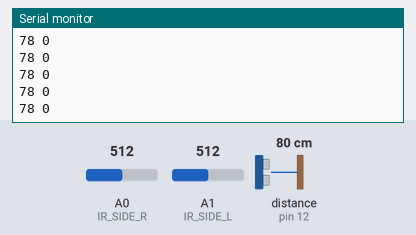
Bench run of a sketch on a simulated Arduino Uno, built with avr-gcc and run on an emulated ATmega328P. Shown: the last lines printed to the serial monitor. Wiring (inferred from the names in the program): ultrasonic range finder: trigger pin 12; echo pin 12. Inputs (shaded band) come from the test bench; at power-on: distance to the obstacle (sensor on pin 12) 80 cm, A0 (IR_SIDE_R) = 512, A1 (IR_SIDE_L) = 512. The echo pulse lasts 58.3 µs per cm.

Above: at 3.2 s.
3.3 s: distance to the obstacle (sensor on pin 12) set to 120 cm
At 4.4 s:
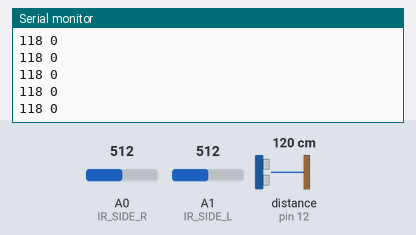
6.3 s: distance to the obstacle (sensor on pin 12) set to 2 cm
At 6.9 s:
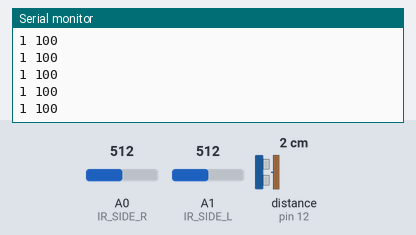
Timing chart, 0 to 9.3 s (numbered marks = the images above; inputs shaded):
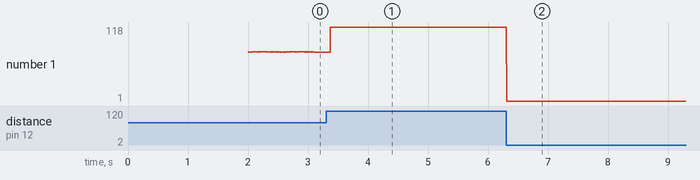

Measured:
- after the input at 3.3 s, the serial monitor: prints a new line after 0.07 s (image 1)
- after the input at 6.3 s, the serial monitor: prints a new line at once (image 2)
- plotted number 1: 78 → 118 after the input at 3.3 s, 118 → 1 after the input at 6.3 s

The sketch:

turning_test.ino
```cpp
#include "MeOrion.h"
#define ULTRASONIC_SENSOR 12
#define TIMEOUT 30000
#define IR_SIDE_L A1
#define IR_SIDE_R A0

int count = 0, timer = 0;
double setpointL, setpointR;

double echolocation() {
  double duration;
  double distance;
  pinMode(ULTRASONIC_SENSOR, OUTPUT);
  digitalWrite(ULTRASONIC_SENSOR, LOW);
  delayMicroseconds(2);
  digitalWrite(ULTRASONIC_SENSOR, HIGH);
  delayMicroseconds(2);
  digitalWrite(ULTRASONIC_SENSOR, LOW);
  pinMode(ULTRASONIC_SENSOR, INPUT);
  duration = pulseIn(ULTRASONIC_SENSOR, HIGH, TIMEOUT);
  distance = duration / 2.0 * 0.034;
  //Serial.print("\n\nDistance to the front wall: ");
  //Serial.println(distance);
  return distance;
}

double echolocation_2 () {
  double duration;
  double distance = 0;
  pinMode(ULTRASONIC_SENSOR, OUTPUT);
  digitalWrite(ULTRASONIC_SENSOR, LOW);
  if (timer == 0) {

  }

  if (timer >= 16) {
    digitalWrite(ULTRASONIC_SENSOR, HIGH);
  }

  if (timer == 32) {
    digitalWrite(ULTRASONIC_SENSOR, LOW);
    pinMode(ULTRASONIC_SENSOR, INPUT);
    duration = pulseIn(ULTRASONIC_SENSOR, HIGH, TIMEOUT);
    distance = duration / 2.0 * 0.034;
    timer = 0;
  }

  timer++;

  //Serial.print("\n\nDistance to the front wall: ");
  //Serial.println(distance);
  return distance;
}

void setup() {
  double inputL = analogRead(IR_SIDE_L)  ;
  double inputR = analogRead(IR_SIDE_R)  ;

  double left_sum = 0, right_sum = 0;
  delay(1000);
  for (int i = 0; i < 10; i++) {
    left_sum += inputL;
    right_sum += inputR;
    delay (100);
  }
  setpointL = left_sum/10;
  setpointR = right_sum/10;
  Serial.begin (9600);

}

void loop() {
    double inputL = analogRead(IR_SIDE_L)  ;
    double inputR = analogRead(IR_SIDE_R)  ;
    int d = echolocation();
    // Filter

    Serial.print (d);
    Serial.print (" ");
    // Distance control
    if (d < 11) {
      count++;
    }else {
      count = 0;
    }

    // Cut off to turn, decrease the count to make it more responsive, add in IR sensor conditions here
    // TODO: Measure difference between the two IR sensors and determine if it shd turn right or left.
    double adjusted_L = inputL - setpointL;
    double adjusted_R = inputR - setpointR;
    if (count > 50) {
      // Turn right
      Serial.print (100);
      //Serial.print (adjusted_L - adjusted_R);
    }else {
      Serial.print (0);
    }
    Serial.println ("");

}
```
